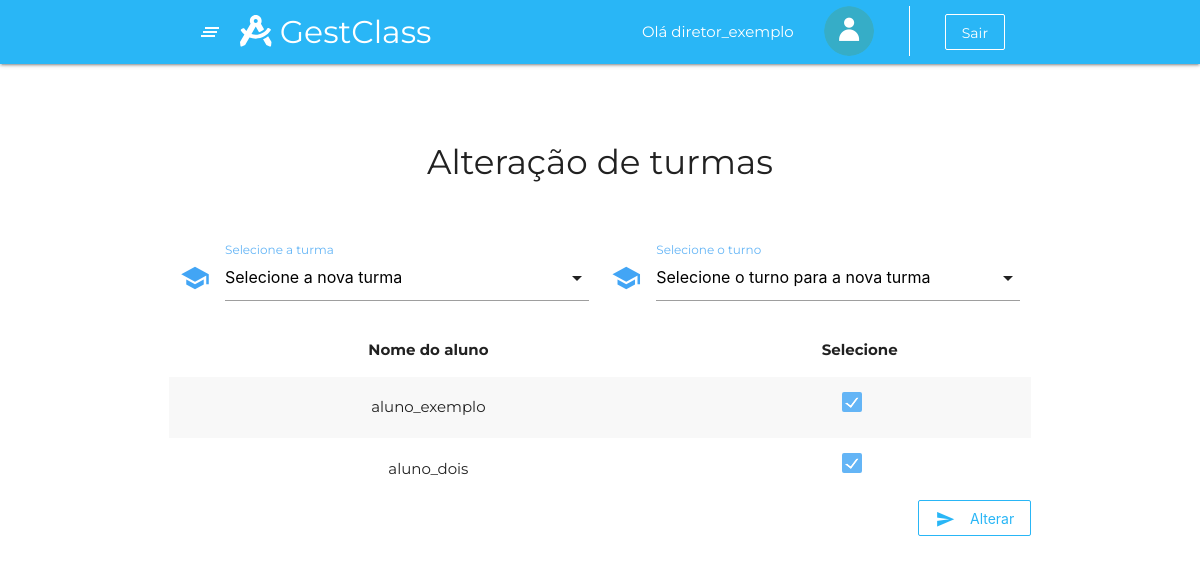
The app's page /alteracaoTurmas.html.php (signed in) with its own data.
### tables this page shows
CREATE TABLE diretor (
	ID_diretor INTEGER NOT NULL PRIMARY KEY AUTO_INCREMENT UNIQUE,
	nome_diretor VARCHAR (50) NOT NULL,
    foto VARCHAR(255),
	cep VARCHAR (10) NOT NULL,
    numero INTEGER NOT NULL,
    complemento VARCHAR (40),
    rg VARCHAR(15) NOT NULL UNIQUE,
    cpf VARCHAR(14) NOT NULL UNIQUE,
	email VARCHAR(65) NOT NULL UNIQUE,
    senha VARCHAR(50) NOT NULL,
    celular VARCHAR(15) NOT NULL,
    telefone VARCHAR(14),
    fk_id_tipo_usuario_diretor INTEGER NOT NULL,
    fk_id_escola_diretor INTEGER NOT NULL
);

CREATE TABLE aluno (
	RA INTEGER PRIMARY KEY UNIQUE,    
    nome_aluno VARCHAR (70) NOT NULL,
    foto VARCHAR(255),
    RG VARCHAR (12) NOT NULL UNIQUE,
    cpf VARCHAR (14) NOT NULL UNIQUE,  
    email VARCHAR(65) NOT NULL UNIQUE,
    senha VARCHAR(50) NOT NULL,
    celular VARCHAR(15) NOT NULL,
    telefone VARCHAR(14),
    data_nascimento DATE NOT NULL,
    fk_id_turma_aluno INTEGER,
    fk_id_responsavel_aluno INTEGER,
    fk_id_tipo_usuario_aluno INTEGER NOT NULL,
    fk_id_escola_aluno INTEGER NOT NULL
);

### alteracaoTurmas.html.php (the view, shortened to what this page needs)
<!DOCTYPE html>
<html lang="pt">
<head>
    <link rel="stylesheet" type="text/css" href="node_modules/materialize-css/dist/css/materialize.min.css" />
    <link rel="stylesheet" type="text/css" href="css/default.css" />
    <link rel="stylesheet" type="text/css" href="css/cadastroContas.css" />
</head>
<body>
    <?php
    include_once 'php/conexao.php';
    $id_tipo_usuario = $_SESSION["id_tipo_usuario"];
    $id_escola = $_SESSION["id_escola"];
    if ($id_tipo_usuario == 1) {
        require_once 'reqMenuAdm.php';
    } elseif ($id_tipo_usuario == 2) {
        require_once 'reqDiretor.php';
    } elseif ($id_tipo_usuario == 3) {
        require_once 'reqHeader.php';
    } elseif ($id_tipo_usuario == 4) {
        require_once 'reqProfessor.php';
    } elseif ($id_tipo_usuario  == 5) {
        require_once 'reqAluno.php';
    } else {
        require_once 'reqPais.php';
    }
    ?>
    <div id="turmas_disci" class="container col s12 m12 l12 ">
        <form id="disciplina_turmas" method="POST" action="php/alteracaoTurma.php">
            <h4 class="center">Alteração de turmas</h4><br><br>
            <div class=" row">
                <div class="input-field col s12 m6 l6">
                    <i class="material-icons prefix blue-icon">school</i>
                    <label id="lbl">Selecione a turma</label>
                </div>
                <div class="input-field col s12 m6 l6">
                    <i class="material-icons prefix blue-icon">school</i>
                    <label id="lbl" for="first_name">Selecione o turno</label>
                </div>
                <table class="striped centered">
                    <thead>
                        <th>
                            Nome do aluno
                        </th>
                        <th>
                            Selecione
                        </th>
                    </thead>
                    <tbody>
                        <?php
            $query_listagem = $conn->prepare('SELECT nome_aluno,RA FROM aluno WHERE fk_id_escola_aluno = ' . $id_escola . ' AND fk_id_turma_aluno = 16');
            $query_listagem->execute();
            if ($query_listagem->rowCount()) {
                while ($alunos = $query_listagem->fetch(PDO::FETCH_ASSOC)) {
                    ?>
                        <tr>
                            <td>
                                <?php echo $alunos['nome_aluno']?>
                            </td>
                            <td>
                                <label>
                                    <span></span>
                                </label>
                            </td>
                        </tr>
                        <?php
                }
            } else {
                ?>
                        <script>
                        alert('Nenhum registro encontrado!!')
                        </script>
                        <?php
            }
                ?>
                    </tbody>
                </table>
                <div class="center">
                    <button id="btnTableChamada" type="submit" class="btn-flat btnLightBlue center">
                        <i class="material-icons left">send</i>Alterar
                    </button>
                </div>
        </form>
    </div>
    <?php require_once 'reqFooter.php' ?>

### reqDiretor.php (shortened to what this page needs)
<?php
    include_once 'php/conexao.php';
    $id_usuario = $_SESSION["id_usuario"];
    $id_escola = $_SESSION["id_escola"];
    $query = $conn->prepare("select * from diretor where id_diretor=$id_usuario");
    $query->execute();
    $dados = $query->fetch(PDO::FETCH_ASSOC);
    $nomeDir = $dados['nome_diretor'];
    $nome = Explode(" ",$nomeDir);
    $nome_dir = $nome[0];
?>
<!DOCTYPE html>
<html lang="pt">
<head>
    <link rel="stylesheet" type="text/css" href="node_modules/materialize-css/dist/css/materialize.min.css" />
    <link rel="stylesheet" type="text/css" href="node_modules/@fortawesome/fontawesome-free/css/all.min.css" />
    <link rel="stylesheet" type="text/css" href="node_modules/animate.css/animate.min.css" />
    <link rel="stylesheet" type="text/css" href="node_modules/aos/dist/aos.css" />
    <link rel="stylesheet" type="text/css" href="css/menu.css" />
    <link rel="stylesheet" type="text/css" href="css/default.css" />
    <link rel="stylesheet" type="text/css" href="css/homeSecretaria.css" />
</head>
<body>
    <header>
        <div class="navbar-fixed">
            <nav class="light-blue lighten-1">
                <div class="container">
                    <div class="nav-wrapper">
                        <a href="#" data-target="slide-out" class="sidenav-trigger show-on-large"><i
                                class="material-icons">clear_all</i></a>
                        <a href="homeDiretor.html.php" class="brand-logo"><i class="fas fa-drafting-compass"></i>
                            <span class="hide-on-small-only">GestClass<span></a>
                        <ul class="right">
                            <li>
                                <a class="transparent hide-on-small-only" disable>Olá <?php echo $nome_dir?></a>
                            </li>
                            <?php if(empty($dados['foto'])){?>
                            <li>
                                <a href="perfil.html.php" class="transparent hide-on-small-only">
                                    <img class="circle icon-user" width="50px" height="50px"
                                        src="assets/imagensBanco/usuario.png">
                                </a>
                            </li>
                            <?php }?>
                            <li>
                            </li>
                            <li>
                                <a href="php/logout.php" class="btn-flat btnLight hide-on-small-only">Sair</a>
                            </li>
                        </ul>
                    </div>
                </div>
            </nav>
        </div>
    </header>

### css/default.css (style rules this page uses)
body { margin: 0; padding: 0; font-family: 'Montserrat', sans-serif !important; }
.btn-flat { transition: 0.2s; text-transform: inherit; }
.btnLight { text-transform: inherit; border: 0.5px solid #fff; color: #fff; }
.btnLightBlue { text-transform: inherit; border: 0.5px solid #29b6f6; color: #29b6f6; float: right; margin-bottom: 20px; margin-left: 5px; }
#lbl { color: #64b5f6; }

### css/cadastroContas.css (style rules this page uses)
#lbl { color: #64b5f6; }
.checkbox-blue-grey[type="checkbox"].filled-in:checked+span:not(.lever):after { border: 2px solid #64b5f6; background-color: #64b5f6; }
#turmas_disci { margin-top: 80px; }

### css/menu.css (style rules this page uses)
.icon-user { padding: 0; margin: 0; margin-top: 6px; }

### css/homeSecretaria.css (style rules this page uses)
.blue-icon { color: #42a5f5; }

### records on screen
diretor: nome_diretor "diretor_exemplo"
aluno: nome_aluno "aluno_exemplo"
aluno: nome_aluno "aluno_dois"
